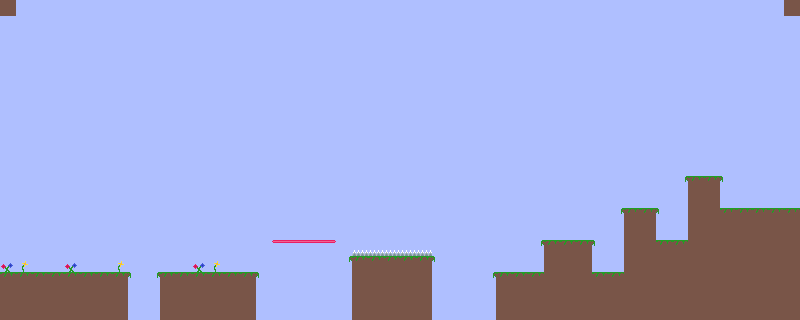

Tiled map render using the project's own tile images. Description and the whole map definition, tile-layer contents included, below:
An orthogonal 50x20 tile map with 16x16 px tiles, 3 tile layers (bg, collision, overlay) and 1 object.

<map version="1.10" tiledversion="1.10.2" orientation="orthogonal" renderorder="right-down" width="50" height="20" tilewidth="16" tileheight="16" infinite="0" nextlayerid="9" nextobjectid="2">
 <tileset firstgid="1" name="tiles" tilewidth="16" tileheight="16" tilecount="64" columns="8">
  <image source="../tiles.png" width="128" height="128" />
  <tile id="2">
   <properties>
    <property name="collision" value="solid" />
   </properties>
  </tile>
  <tile id="5">
   <properties>
    <property name="collision" value="oneway" />
   </properties>
  </tile>
  <tile id="10">
   <properties>
    <property name="collision" value="solid" />
   </properties>
  </tile>
  <tile id="12">
   <properties>
    <property name="collision" value="oneway" />
   </properties>
  </tile>
  <tile id="13">
   <properties>
    <property name="collision" value="oneway" />
   </properties>
  </tile>
  <tile id="14">
   <properties>
    <property name="collision" value="oneway" />
   </properties>
  </tile>
 </tileset>
 <layer id="6" name="bg" width="50" height="20">
  <data encoding="csv">
1,1,1,1,1,1,1,1,1,1,1,1,1,1,1,1,1,1,1,1,1,1,1,1,1,1,1,1,1,1,1,1,1,1,1,1,1,1,1,1,1,1,1,1,1,1,1,1,1,1,
1,1,1,1,1,1,1,1,1,1,1,1,1,1,1,1,1,1,1,1,1,1,1,1,1,1,1,1,1,1,1,1,1,1,1,1,1,1,1,1,1,1,1,1,1,1,1,1,1,1,
1,1,1,1,1,1,1,1,1,1,1,1,1,1,1,1,1,1,1,1,1,1,1,1,1,1,1,1,1,1,1,1,1,1,1,1,1,1,1,1,1,1,1,1,1,1,1,1,1,1,
1,1,1,1,1,1,1,1,1,1,1,1,1,1,1,1,1,1,1,1,1,1,1,1,1,1,1,1,1,1,1,1,1,1,1,1,1,1,1,1,1,1,1,1,1,1,1,1,1,1,
1,1,1,1,1,1,1,1,1,1,1,1,1,1,1,1,1,1,1,1,1,1,1,1,1,1,1,1,1,1,1,1,1,1,1,1,1,1,1,1,1,1,1,1,1,1,1,1,1,1,
1,1,1,1,1,1,1,1,1,1,1,1,1,1,1,1,1,1,1,1,1,1,1,1,1,1,1,1,1,1,1,1,1,1,1,1,1,1,1,1,1,1,1,1,1,1,1,1,1,1,
1,1,1,1,1,1,1,1,1,1,1,1,1,1,1,1,1,1,1,1,1,1,1,1,1,1,1,1,1,1,1,1,1,1,1,1,1,1,1,1,1,1,1,1,1,1,1,1,1,1,
1,1,1,1,1,1,1,1,1,1,1,1,1,1,1,1,1,1,1,1,1,1,1,1,1,1,1,1,1,1,1,1,1,1,1,1,1,1,1,1,1,1,1,1,1,1,1,1,1,1,
1,1,1,1,1,1,1,1,1,1,1,1,1,1,1,1,1,1,1,1,1,1,1,1,1,1,1,1,1,1,1,1,1,1,1,1,1,1,1,1,1,1,1,1,1,1,1,1,1,1,
1,1,1,1,1,1,1,1,1,1,1,1,1,1,1,1,1,1,1,1,1,1,1,1,1,1,1,1,1,1,1,1,1,1,1,1,1,1,1,1,1,1,1,1,1,1,1,1,1,1,
1,1,1,1,1,1,1,1,1,1,1,1,1,1,1,1,1,1,1,1,1,1,1,1,1,1,1,1,1,1,1,1,1,1,1,1,1,1,1,1,1,1,1,1,1,1,1,1,1,1,
1,1,1,1,1,1,1,1,1,1,1,1,1,1,1,1,1,1,1,1,1,1,1,1,1,1,1,1,1,1,1,1,1,1,1,1,1,1,1,1,1,1,1,1,1,1,1,1,1,1,
1,1,1,1,1,1,1,1,1,1,1,1,1,1,1,1,1,1,1,1,1,1,1,1,1,1,1,1,1,1,1,1,1,1,1,1,1,1,1,1,1,1,1,1,1,1,1,1,1,1,
1,1,1,1,1,1,1,1,1,1,1,1,1,1,1,1,1,1,1,1,1,1,1,1,1,1,1,1,1,1,1,1,1,1,1,1,1,1,1,1,1,1,1,1,1,1,1,1,1,1,
1,1,1,1,1,1,1,1,1,1,1,1,1,1,1,1,1,1,1,1,1,1,1,1,1,1,1,1,1,1,1,1,1,1,1,1,1,1,1,1,1,1,1,1,1,1,1,1,1,1,
1,1,1,1,1,1,1,1,1,1,1,1,1,1,1,1,1,1,1,1,1,1,1,1,1,1,1,1,1,1,1,1,1,1,1,1,1,1,1,1,1,1,1,1,1,1,1,1,1,1,
1,1,1,1,1,1,1,1,1,1,1,1,1,1,1,1,1,1,1,1,1,1,1,1,1,1,1,1,1,1,1,1,1,1,1,1,1,1,1,1,1,1,1,1,1,1,1,1,1,1,
1,1,1,1,1,1,1,1,1,1,1,1,1,1,1,1,1,1,1,1,1,1,1,1,1,1,1,1,1,1,1,1,1,1,1,1,1,1,1,1,1,1,1,1,1,1,1,1,1,1,
1,1,1,1,1,1,1,1,1,1,1,1,1,1,1,1,1,1,1,1,1,1,1,1,1,1,1,1,1,1,1,1,1,1,1,1,1,1,1,1,1,1,1,1,1,1,1,1,1,1,
1,1,1,1,1,1,1,1,1,1,1,1,1,1,1,1,1,1,1,1,1,1,1,1,1,1,1,1,1,1,1,1,1,1,1,1,1,1,1,1,1,1,1,1,1,1,1,1,1,1
</data>
 </layer>
 <layer id="1" name="collision" width="50" height="20">
  <data encoding="csv">
11,0,0,0,0,0,0,0,0,0,0,0,0,0,0,0,0,0,0,0,0,0,0,0,0,0,0,0,0,0,0,0,0,0,0,0,0,0,0,0,0,0,0,0,0,0,0,0,0,11,
0,0,0,0,0,0,0,0,0,0,0,0,0,0,0,0,0,0,0,0,0,0,0,0,0,0,0,0,0,0,0,0,0,0,0,0,0,0,0,0,0,0,0,0,0,0,0,0,0,0,
0,0,0,0,0,0,0,0,0,0,0,0,0,0,0,0,0,0,0,0,0,0,0,0,0,0,0,0,0,0,0,0,0,0,0,0,0,0,0,0,0,0,0,0,0,0,0,0,0,0,
0,0,0,0,0,0,0,0,0,0,0,0,0,0,0,0,0,0,0,0,0,0,0,0,0,0,0,0,0,0,0,0,0,0,0,0,0,0,0,0,0,0,0,0,0,0,0,0,0,0,
0,0,0,0,0,0,0,0,0,0,0,0,0,0,0,0,0,0,0,0,0,0,0,0,0,0,0,0,0,0,0,0,0,0,0,0,0,0,0,0,0,0,0,0,0,0,0,0,0,0,
0,0,0,0,0,0,0,0,0,0,0,0,0,0,0,0,0,0,0,0,0,0,0,0,0,0,0,0,0,0,0,0,0,0,0,0,0,0,0,0,0,0,0,0,0,0,0,0,0,0,
0,0,0,0,0,0,0,0,0,0,0,0,0,0,0,0,0,0,0,0,0,0,0,0,0,0,0,0,0,0,0,0,0,0,0,0,0,0,0,0,0,0,0,0,0,0,0,0,0,0,
0,0,0,0,0,0,0,0,0,0,0,0,0,0,0,0,0,0,0,0,0,0,0,0,0,0,0,0,0,0,0,0,0,0,0,0,0,0,0,0,0,0,0,0,0,0,0,0,0,0,
0,0,0,0,0,0,0,0,0,0,0,0,0,0,0,0,0,0,0,0,0,0,0,0,0,0,0,0,0,0,0,0,0,0,0,0,0,0,0,0,0,0,0,0,0,0,0,0,0,0,
0,0,0,0,0,0,0,0,0,0,0,0,0,0,0,0,0,0,0,0,0,0,0,0,0,0,0,0,0,0,0,0,0,0,0,0,0,0,0,0,0,0,0,0,0,0,0,0,0,0,
0,0,0,0,0,0,0,0,0,0,0,0,0,0,0,0,0,0,0,0,0,0,0,0,0,0,0,0,0,0,0,0,0,0,0,0,0,0,0,0,0,0,0,0,0,0,0,0,0,0,
0,0,0,0,0,0,0,0,0,0,0,0,0,0,0,0,0,0,0,0,0,0,0,0,0,0,0,0,0,0,0,0,0,0,0,0,0,0,0,0,0,0,2,3,3,4,0,0,0,0,
0,0,0,0,0,0,0,0,0,0,0,0,0,0,0,0,0,0,0,0,0,0,0,0,0,0,0,0,0,0,0,0,0,0,0,0,0,0,0,0,0,0,0,11,11,0,0,0,0,0,
0,0,0,0,0,0,0,0,0,0,0,0,0,0,0,0,0,0,0,0,0,0,0,0,0,0,0,0,0,0,0,0,0,0,0,0,0,0,2,3,3,4,0,11,11,3,3,3,3,3,
0,0,0,0,0,0,0,0,0,0,0,0,0,0,0,0,0,0,0,0,0,0,0,0,0,0,0,0,0,0,0,0,0,0,0,0,0,0,0,11,11,0,0,11,11,11,11,11,11,11,
0,0,0,0,0,0,0,0,0,0,0,0,0,0,0,0,0,13,14,14,15,0,7,7,7,7,7,0,0,0,0,0,0,2,3,3,3,4,0,11,11,3,3,11,11,11,11,11,11,11,
0,0,0,0,0,0,0,0,0,0,0,0,0,0,0,0,0,0,0,0,0,2,3,3,3,3,3,4,0,0,0,0,0,0,11,11,11,0,0,11,11,11,11,11,11,11,11,11,11,11,
3,3,3,3,3,3,3,3,4,2,3,3,3,3,3,3,4,0,0,0,0,0,11,11,11,11,11,0,0,0,2,3,3,3,11,11,11,3,3,11,11,11,11,11,11,11,11,11,11,11,
11,11,11,11,11,11,11,11,0,0,11,11,11,11,11,11,0,0,0,0,0,0,11,11,11,11,11,0,0,0,0,11,11,11,11,11,11,11,11,11,11,11,11,11,11,11,11,11,11,11,
11,11,11,11,11,11,11,11,0,0,11,11,11,11,11,11,0,0,0,0,0,0,11,11,11,11,11,0,0,0,0,11,11,11,11,11,11,11,11,11,11,11,11,11,11,11,11,11,11,11
</data>
 </layer>
 <objectgroup id="7" name="enemies">
  <object id="1" x="176" y="256" width="16" height="16">
   <properties>
    <property name="type" value="dumbwalker" />
   </properties>
  </object>
 </objectgroup>
 <objectgroup id="5" name="player" />
 <layer id="4" name="overlay" width="50" height="20">
  <data encoding="csv">
0,0,0,0,0,0,0,0,0,0,0,0,0,0,0,0,0,0,0,0,0,0,0,0,0,0,0,0,0,0,0,0,0,0,0,0,0,0,0,0,0,0,0,0,0,0,0,0,0,0,
0,0,0,0,0,0,0,0,0,0,0,0,0,0,0,0,0,0,0,0,0,0,0,0,0,0,0,0,0,0,0,0,0,0,0,0,0,0,0,0,0,0,0,0,0,0,0,0,0,0,
0,0,0,0,0,0,0,0,0,0,0,0,0,0,0,0,0,0,0,0,0,0,0,0,0,0,0,0,0,0,0,0,0,0,0,0,0,0,0,0,0,0,0,0,0,0,0,0,0,0,
0,0,0,0,0,0,0,0,0,0,0,0,0,0,0,0,0,0,0,0,0,0,0,0,0,0,0,0,0,0,0,0,0,0,0,0,0,0,0,0,0,0,0,0,0,0,0,0,0,0,
0,0,0,0,0,0,0,0,0,0,0,0,0,0,0,0,0,0,0,0,0,0,0,0,0,0,0,0,0,0,0,0,0,0,0,0,0,0,0,0,0,0,0,0,0,0,0,0,0,0,
0,0,0,0,0,0,0,0,0,0,0,0,0,0,0,0,0,0,0,0,0,0,0,0,0,0,0,0,0,0,0,0,0,0,0,0,0,0,0,0,0,0,0,0,0,0,0,0,0,0,
0,0,0,0,0,0,0,0,0,0,0,0,0,0,0,0,0,0,0,0,0,0,0,0,0,0,0,0,0,0,0,0,0,0,0,0,0,0,0,0,0,0,0,0,0,0,0,0,0,0,
0,0,0,0,0,0,0,0,0,0,0,0,0,0,0,0,0,0,0,0,0,0,0,0,0,0,0,0,0,0,0,0,0,0,0,0,0,0,0,0,0,0,0,0,0,0,0,0,0,0,
0,0,0,0,0,0,0,0,0,0,0,0,0,0,0,0,0,0,0,0,0,0,0,0,0,0,0,0,0,0,0,0,0,0,0,0,0,0,0,0,0,0,0,0,0,0,0,0,0,0,
0,0,0,0,0,0,0,0,0,0,0,0,0,0,0,0,0,0,0,0,0,0,0,0,0,0,0,0,0,0,0,0,0,0,0,0,0,0,0,0,0,0,0,0,0,0,0,0,0,0,
0,0,0,0,0,0,0,0,0,0,0,0,0,0,0,0,0,0,0,0,0,0,0,0,0,0,0,0,0,0,0,0,0,0,0,0,0,0,0,0,0,0,0,0,0,0,0,0,0,0,
0,0,0,0,0,0,0,0,0,0,0,0,0,0,0,0,0,0,0,0,0,0,0,0,0,0,0,0,0,0,0,0,0,0,0,0,0,0,0,0,0,0,0,0,0,0,0,0,0,0,
0,0,0,0,0,0,0,0,0,0,0,0,0,0,0,0,0,0,0,0,0,0,0,0,0,0,0,0,0,0,0,0,0,0,0,0,0,0,0,0,0,0,0,0,0,0,0,0,0,0,
0,0,0,0,0,0,0,0,0,0,0,0,0,0,0,0,0,0,0,0,0,0,0,0,0,0,0,0,0,0,0,0,0,0,0,0,0,0,0,0,0,0,0,0,0,0,0,0,0,0,
0,0,0,0,0,0,0,0,0,0,0,0,0,0,0,0,0,0,0,0,0,0,0,0,0,0,0,0,0,0,0,0,0,0,0,0,0,0,0,0,0,0,0,0,0,0,0,0,0,0,
0,0,0,0,0,0,0,0,0,0,0,0,0,0,0,0,0,0,0,0,0,0,0,0,0,0,0,0,0,0,0,0,0,0,0,0,0,0,0,0,0,0,0,0,0,0,0,0,0,0,
10,9,0,0,10,0,0,9,0,0,0,0,10,9,0,0,0,0,0,0,0,0,0,0,0,0,0,0,0,0,0,0,0,0,0,0,0,0,0,0,0,0,0,0,0,0,0,0,0,0,
0,0,0,0,0,0,0,0,0,0,0,0,0,0,0,0,0,0,0,0,0,0,0,0,0,0,0,0,0,0,0,0,0,0,0,0,0,0,0,0,0,0,0,0,0,0,0,0,0,0,
0,0,0,0,0,0,0,0,0,0,0,0,0,0,0,0,0,0,0,0,0,0,0,0,0,0,0,0,0,0,0,0,0,0,0,0,0,0,0,0,0,0,0,0,0,0,0,0,0,0,
0,0,0,0,0,0,0,0,0,0,0,0,0,0,0,0,0,0,0,0,0,0,0,0,0,0,0,0,0,0,0,0,0,0,0,0,0,0,0,0,0,0,0,0,0,0,0,0,0,0
</data>
 </layer>
</map>
